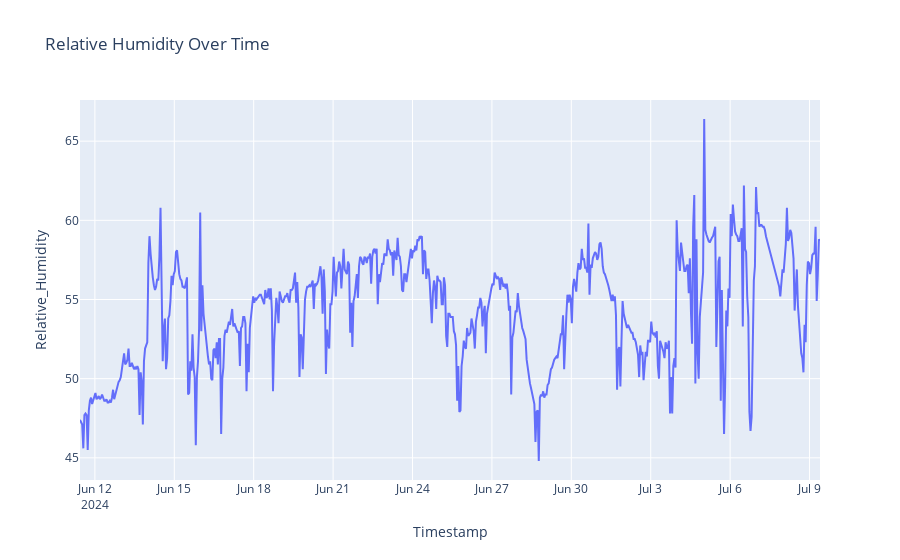

This figure's notebook cell:
### Code cell
humidity_fig = px.line(concatenated_df, x='Timestamp', y='Relative_Humidity', title='Relative Humidity Over Time')
humidity_fig.show()

### Figure 1 — Plotly figure (JSON) as saved in the notebook; plotly's stock layout.template omitted (floating-point values rounded to 4 significant figures; data arrays with more than 128 entries replaced by an {"elided": "..."} marker saying what was removed)
{"data": [{"hovertemplate": "Timestamp=%{x}<br>Relative_Humidity=%{y}<extra></extra>", "legendgroup": "", "line": {"color": "#636efa", "dash": "solid"}, "marker": {"symbol": "circle"}, "mode": "lines", "name": "", "orientation": "v", "showlegend": false, "type": "scatter", "x": {"elided": "661 str values"}, "xaxis": "x", "y": {"elided": "661 float values"}, "yaxis": "y"}], "layout": {"legend": {"tracegroupgap": 0}, "title": {"text": "Relative Humidity Over Time"}, "xaxis": {"anchor": "y", "domain": [0, 1], "title": {"text": "Timestamp"}}, "yaxis": {"anchor": "x", "domain": [0, 1], "title": {"text": "Relative_Humidity"}}}}
